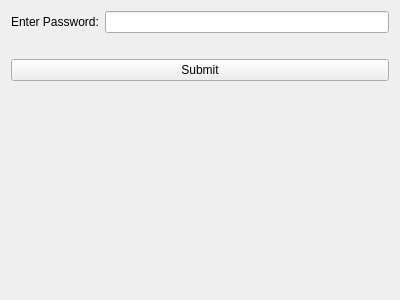
<?xml version="1.0" encoding="UTF-8"?>
<ui version="4.0">
 <class>steelcase_pw_widget</class>
 <widget class="QWidget" name="steelcase_pw_widget">
  <property name="geometry">
   <rect>
    <x>0</x>
    <y>0</y>
    <width>400</width>
    <height>300</height>
   </rect>
  </property>
  <property name="windowTitle">
   <string>Enter Password</string>
  </property>
  <layout class="QGridLayout" name="gridLayout_2">
   <item row="0" column="0">
    <layout class="QGridLayout" name="gridLayout">
     <item row="2" column="0">
      <layout class="QHBoxLayout" name="horizontalLayout_2">
       <item>
        <widget class="QPushButton" name="submit_pw_push_button">
         <property name="text">
          <string>Submit</string>
         </property>
        </widget>
       </item>
      </layout>
     </item>
     <item row="1" column="0">
      <layout class="QHBoxLayout" name="horizontalLayout_3">
       <item>
        <widget class="QLabel" name="pw_status_label">
         <property name="text">
          <string/>
         </property>
        </widget>
       </item>
      </layout>
     </item>
     <item row="0" column="0">
      <layout class="QHBoxLayout" name="horizontalLayout">
       <item>
        <widget class="QLabel" name="label">
         <property name="text">
          <string>Enter Password:</string>
         </property>
        </widget>
       </item>
       <item>
        <widget class="QLineEdit" name="pw_line_edit">
         <property name="echoMode">
          <enum>QLineEdit::Password</enum>
         </property>
        </widget>
       </item>
      </layout>
     </item>
     <item row="3" column="0">
      <spacer name="verticalSpacer">
       <property name="orientation">
        <enum>Qt::Vertical</enum>
       </property>
       <property name="sizeType">
        <enum>QSizePolicy::MinimumExpanding</enum>
       </property>
       <property name="sizeHint" stdset="0">
        <size>
         <width>20</width>
         <height>20</height>
        </size>
       </property>
      </spacer>
     </item>
    </layout>
   </item>
  </layout>
 </widget>
 <resources/>
 <connections/>
</ui>
